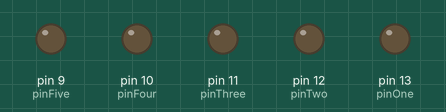
Simulated run of this program. Board: Arduino Uno, built with avr-gcc and run on an emulated ATmega328P. Shown: output pins drawn as LEDs (lit = HIGH).

Above: at 0.2 s.
At 2.7 s:
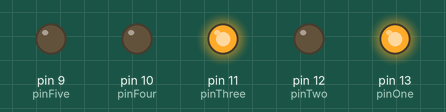
At 5.2 s:
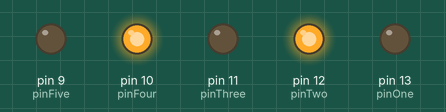
At 10.2 s:
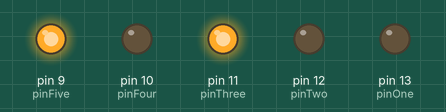
At 15.2 s:
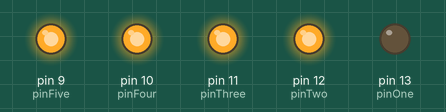
At 20.2 s:
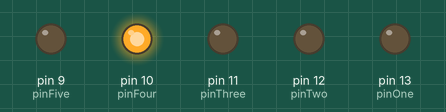
Timing chart, 0 to 20.8 s (numbered marks = the images above):
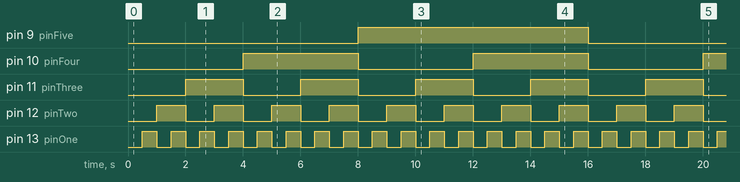

The program:

main.cpp
```cpp
#include <Arduino.h>

int pinOne = 13;
int pinTwo = 12;
int pinThree = 11;
int pinFour = 10;
int pinFive = 9;

void setup() {
  pinMode(pinOne, OUTPUT);
  pinMode(pinTwo, OUTPUT);
  pinMode(pinThree, OUTPUT);
  pinMode(pinFour, OUTPUT);
  pinMode(pinFive, OUTPUT);
}

void loop() {
  int gap = 500;
  digitalWrite(pinOne, LOW);
  digitalWrite(pinTwo, LOW);
  digitalWrite(pinThree, LOW);
  digitalWrite(pinFour, LOW);
  digitalWrite(pinFive, LOW);
  delay(gap);

  // 1
  digitalWrite(pinOne, HIGH);
  delay(gap);

  // 2
  digitalWrite(pinOne, LOW);
  digitalWrite(pinTwo, HIGH);
  delay(gap);

  digitalWrite(pinOne, HIGH);
  delay(gap);

  // 3
  digitalWrite(pinOne, LOW);
  digitalWrite(pinTwo, LOW);
  digitalWrite(pinThree, HIGH);
  delay(gap);

  digitalWrite(pinOne, HIGH);
  delay(gap);

  digitalWrite(pinOne, LOW);
  digitalWrite(pinTwo, HIGH);
  delay(gap);

  digitalWrite(pinOne, HIGH);
  delay(gap);

  // 4
  digitalWrite(pinOne, LOW);
  digitalWrite(pinTwo, LOW);
  digitalWrite(pinThree, LOW);
  digitalWrite(pinFour, HIGH);
  delay(gap);

  digitalWrite(pinOne, HIGH);
  delay(gap);

  digitalWrite(pinOne, LOW);
  digitalWrite(pinTwo, HIGH);
  delay(gap);

  digitalWrite(pinOne, HIGH);
  delay(gap);

  digitalWrite(pinOne, LOW);
  digitalWrite(pinTwo, LOW);
  digitalWrite(pinThree, HIGH);
  delay(gap);

  digitalWrite(pinOne, HIGH);
  delay(gap);

  digitalWrite(pinOne, LOW);
  digitalWrite(pinTwo, HIGH);
  delay(gap);

  digitalWrite(pinOne, HIGH);
  delay(gap);

  // 5
  digitalWrite(pinOne, LOW);
  digitalWrite(pinTwo, LOW);
  digitalWrite(pinThree, LOW);
  digitalWrite(pinFour, LOW);
  digitalWrite(pinFive, HIGH);
  delay(gap);

  digitalWrite(pinOne, HIGH);
  delay(gap);

  digitalWrite(pinOne, LOW);
  digitalWrite(pinTwo, HIGH);
  delay(gap);

  digitalWrite(pinOne, HIGH);
  delay(gap);

  digitalWrite(pinOne, LOW);
  digitalWrite(pinTwo, LOW);
  digitalWrite(pinThree, HIGH);
  delay(gap);

  digitalWrite(pinOne, HIGH);
  digitalWrite(pinTwo, LOW);
  delay(gap);

  digitalWrite(pinOne, LOW);
  digitalWrite(pinTwo, HIGH);
  delay(gap);

  digitalWrite(pinOne, HIGH);
  digitalWrite(pinTwo, HIGH);
  delay(gap);

  digitalWrite(pinOne, LOW);
  digitalWrite(pinTwo, LOW);
  digitalWrite(pinThree, LOW);
  digitalWrite(pinFour, HIGH);
  delay(gap);

  digitalWrite(pinOne, HIGH);
  delay(gap);

  digitalWrite(pinOne, LOW);
  digitalWrite(pinTwo, HIGH);
  delay(gap);

  digitalWrite(pinOne, HIGH);
  delay(gap);

  digitalWrite(pinOne, LOW);
  digitalWrite(pinTwo, LOW);
  digitalWrite(pinThree, HIGH);
  delay(gap);

  digitalWrite(pinOne, HIGH);
  digitalWrite(pinTwo, LOW);
  delay(gap);

  digitalWrite(pinOne, LOW);
  digitalWrite(pinTwo, HIGH);
  delay(gap);

  digitalWrite(pinOne, HIGH);
  delay(gap);
}
```

Measured:
- by itself, pin 9 (pinFive): alternates HIGH for 8.0 s and LOW for 8.0 s
- by itself, pin 10 (pinFour): alternates HIGH for 4.0 s and LOW for 4.0 s
- by itself, pin 11 (pinThree): alternates HIGH for 2.0 s and LOW for 2.0 s
- by itself, pin 12 (pinTwo): alternates HIGH for 1.0 s and LOW for 1.0 s
- by itself, pin 13 (pinOne): alternates HIGH for 0.50 s and LOW for 0.50 s
